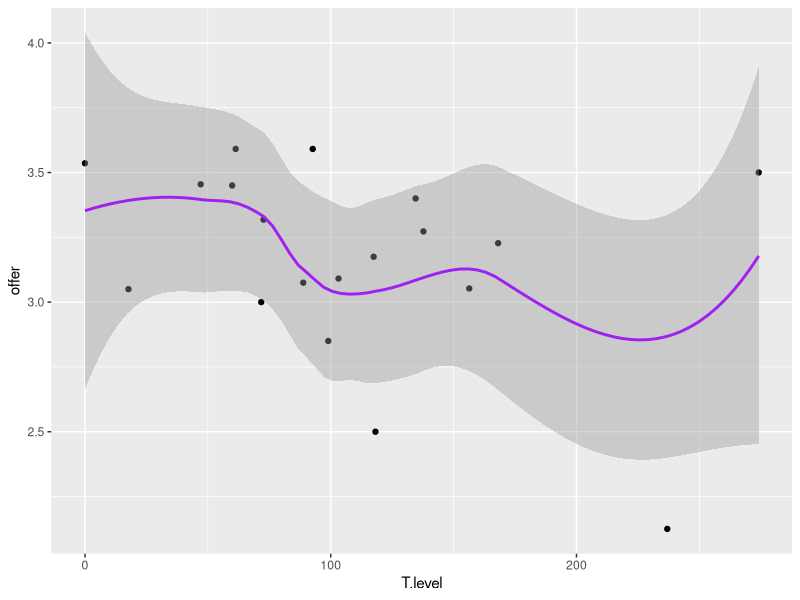

The R script that drew this image:
## ---- chunk 1
knitr::opts_chunk$set(echo = FALSE, warning = FALSE)
## ---- chunk 2
#First, load some packages!

library(tidyverse)
library(knitr)
library(ggthemes)
library(ggplot2)

#Set working directory & load data
setwd("~/Dropbox/research/Role of Smell in Stress Reduction/dominance communication between men/TStudiesR/TStudy2")

data <- read.csv("tstudy2.men.csv", header=TRUE)
## ---- chunk 3
data %>% 
	ggplot(aes(x = T.level, y = offer)) + 
	geom_point() +
	geom_smooth(color = "purple", lwd = 1, se=TRUE)

cor.test(data$T.level, data$offer)
